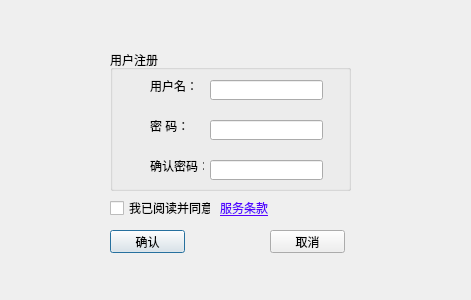
<?xml version="1.0" encoding="UTF-8"?>
<ui version="4.0">
 <class>Sigin</class>
 <widget class="QDialog" name="Sigin">
  <property name="geometry">
   <rect>
    <x>0</x>
    <y>0</y>
    <width>471</width>
    <height>300</height>
   </rect>
  </property>
  <property name="maximumSize">
   <size>
    <width>471</width>
    <height>300</height>
   </size>
  </property>
  <property name="focusPolicy">
   <enum>Qt::ClickFocus</enum>
  </property>
  <property name="windowTitle">
   <string>Dialog</string>
  </property>
  <widget class="QGroupBox" name="groupBox">
   <property name="geometry">
    <rect>
     <x>110</x>
     <y>50</y>
     <width>241</width>
     <height>141</height>
    </rect>
   </property>
   <property name="title">
    <string>用户注册</string>
   </property>
   <widget class="QLabel" name="label">
    <property name="geometry">
     <rect>
      <x>40</x>
      <y>30</y>
      <width>54</width>
      <height>12</height>
     </rect>
    </property>
    <property name="text">
     <string>用户名：</string>
    </property>
   </widget>
   <widget class="QLineEdit" name="username_input">
    <property name="geometry">
     <rect>
      <x>100</x>
      <y>30</y>
      <width>113</width>
      <height>20</height>
     </rect>
    </property>
   </widget>
   <widget class="QLabel" name="label_2">
    <property name="geometry">
     <rect>
      <x>40</x>
      <y>70</y>
      <width>54</width>
      <height>12</height>
     </rect>
    </property>
    <property name="text">
     <string>密 码：</string>
    </property>
   </widget>
   <widget class="QLineEdit" name="passwd_input">
    <property name="geometry">
     <rect>
      <x>100</x>
      <y>70</y>
      <width>113</width>
      <height>20</height>
     </rect>
    </property>
   </widget>
   <widget class="QLabel" name="label_3">
    <property name="geometry">
     <rect>
      <x>40</x>
      <y>110</y>
      <width>54</width>
      <height>12</height>
     </rect>
    </property>
    <property name="text">
     <string>确认密码：</string>
    </property>
   </widget>
   <widget class="QLineEdit" name="confirm_passwd_input">
    <property name="geometry">
     <rect>
      <x>100</x>
      <y>110</y>
      <width>113</width>
      <height>20</height>
     </rect>
    </property>
   </widget>
   <widget class="QLabel" name="sigin_notice">
    <property name="geometry">
     <rect>
      <x>80</x>
      <y>10</y>
      <width>131</width>
      <height>20</height>
     </rect>
    </property>
    <property name="text">
     <string/>
    </property>
   </widget>
  </widget>
  <widget class="QPushButton" name="sigin_confirm">
   <property name="geometry">
    <rect>
     <x>110</x>
     <y>230</y>
     <width>75</width>
     <height>23</height>
    </rect>
   </property>
   <property name="text">
    <string>确认</string>
   </property>
  </widget>
  <widget class="QPushButton" name="sigin_cancel">
   <property name="geometry">
    <rect>
     <x>270</x>
     <y>230</y>
     <width>75</width>
     <height>23</height>
    </rect>
   </property>
   <property name="text">
    <string>取消</string>
   </property>
  </widget>
  <widget class="QCheckBox" name="checkBox">
   <property name="geometry">
    <rect>
     <x>110</x>
     <y>200</y>
     <width>101</width>
     <height>16</height>
    </rect>
   </property>
   <property name="whatsThis">
    <string>&lt;html&gt;&lt;head/&gt;&lt;body&gt;&lt;p&gt;刚刚i给&lt;/p&gt;&lt;/body&gt;&lt;/html&gt;</string>
   </property>
   <property name="styleSheet">
    <string notr="true"/>
   </property>
   <property name="text">
    <string>我已阅读并同意</string>
   </property>
   <property name="tristate">
    <bool>false</bool>
   </property>
  </widget>
  <widget class="QLabel" name="label_4">
   <property name="geometry">
    <rect>
     <x>220</x>
     <y>200</y>
     <width>61</width>
     <height>16</height>
    </rect>
   </property>
   <property name="toolTip">
    <string>&lt;html&gt;&lt;head/&gt;&lt;body&gt;&lt;p&gt;&lt;span style=&quot; font-size:11pt;&quot;&gt;服务条款：&lt;/span&gt;&lt;/p&gt;&lt;p&gt;&lt;span style=&quot; font-size:11pt;&quot;&gt;1、我说了算！&lt;/span&gt;&lt;/p&gt;&lt;p&gt;&lt;span style=&quot; font-size:11pt;&quot;&gt;2、没了&lt;/span&gt;&lt;/p&gt;&lt;/body&gt;&lt;/html&gt;</string>
   </property>
   <property name="whatsThis">
    <string>&lt;html&gt;&lt;head/&gt;&lt;body&gt;&lt;p&gt;服务条款就是，我说了算！！！！&lt;/p&gt;&lt;/body&gt;&lt;/html&gt;</string>
   </property>
   <property name="styleSheet">
    <string notr="true">color: rgb(85, 0, 255);
text-decoration: underline;
font: 25 9pt &quot;Bahnschrift Light&quot;;</string>
   </property>
   <property name="text">
    <string>服务条款</string>
   </property>
  </widget>
 </widget>
 <resources/>
 <connections/>
</ui>
